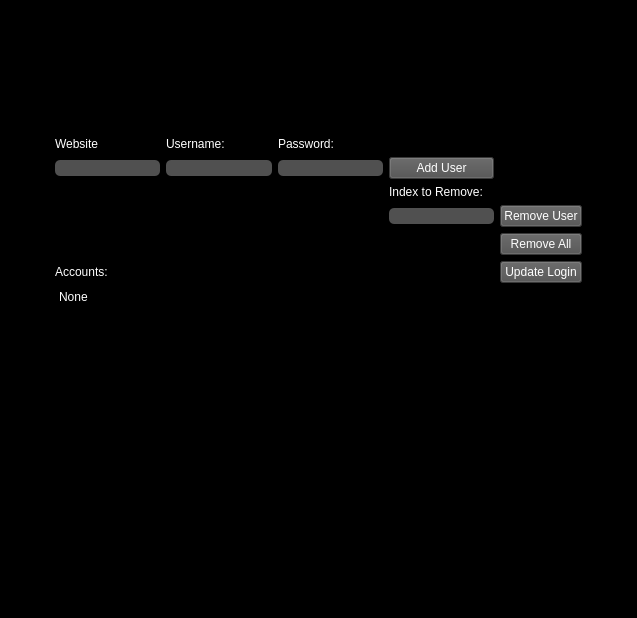
<?xml version="1.0" encoding="UTF-8"?>
<ui version="4.0">
    <class>MainWindow</class>
    <widget class="QMainWindow" name="MainWindow">
        <property name="geometry">
            <rect>
                <x>0</x>
                <y>0</y>
                <width>637</width>
                <height>618</height>
            </rect>
        </property>
        <property name="windowTitle">
            <string>MainWindow</string>
        </property>
        <property name="styleSheet">
            <string notr="true">background-color: rgb(0, 0, 0);
                color: rgb(255, 255, 255);
            </string>
        </property>
        <widget class="QWidget" name="centralwidget">
            <layout class="QGridLayout" name="gridLayout">
                <item row="3" column="4" colspan="2">
                    <widget class="QLabel" name="index_label">
                        <property name="text">
                            <string>Index to Remove:</string>
                        </property>
                    </widget>
                </item>
                <item row="1" column="3">
                    <widget class="QLabel" name="p_label">
                        <property name="text">
                            <string>Password:</string>
                        </property>
                    </widget>
                </item>
                <item row="0" column="0">
                    <spacer name="topSpacer">
                        <property name="orientation">
                            <enum>Qt::Vertical</enum>
                        </property>
                        <property name="sizeHint" stdset="0">
                            <size>
                                <width>20</width>
                                <height>40</height>
                            </size>
                        </property>
                    </spacer>
                </item>
                <item row="7" column="1" colspan="3">
                    <widget class="QListWidget" name="listWidget">
                        <property name="styleSheet">
                            <string notr="true"/>
                        </property>
                        <property name="movement">
                            <enum>QListView::Static</enum>
                        </property>
                        <property name="resizeMode">
                            <enum>QListView::Adjust</enum>
                        </property>
                        <item>
                            <property name="text">
                                <string>None</string>
                            </property>
                        </item>
                    </widget>
                </item>
                <item row="2" column="2">
                    <widget class="QLineEdit" name="usernames">
                        <property name="styleSheet">
                            <string notr="true">color: rgb(255, 255, 255);
                                gridline-color: rgb(0, 0, 0);
                                background-color: rgb(80, 80, 80);
                                border-radius: 5px;
                            </string>
                        </property>
                    </widget>
                </item>
                <item row="1" column="7" rowspan="7">
                    <spacer name="rightSpacer">
                        <property name="orientation">
                            <enum>Qt::Horizontal</enum>
                        </property>
                        <property name="sizeHint" stdset="0">
                            <size>
                                <width>40</width>
                                <height>20</height>
                            </size>
                        </property>
                    </spacer>
                </item>
                <item row="4" column="4" colspan="2">
                    <widget class="QLineEdit" name="index_input">
                        <property name="styleSheet">
                            <string notr="true">color: rgb(255, 255, 255);
                                gridline-color: rgb(0, 0, 0);
                                background-color: rgb(80, 80, 80);
                                border-radius: 5px;
                            </string>
                        </property>
                    </widget>
                </item>
                <item row="1" column="1">
                    <widget class="QLabel" name="web_label">
                        <property name="text">
                            <string>Website</string>
                        </property>
                    </widget>
                </item>
                <item row="1" column="0" rowspan="7">
                    <spacer name="leftSpacer">
                        <property name="orientation">
                            <enum>Qt::Horizontal</enum>
                        </property>
                        <property name="sizeHint" stdset="0">
                            <size>
                                <width>40</width>
                                <height>20</height>
                            </size>
                        </property>
                    </spacer>
                </item>
                <item row="6" column="6">
                    <widget class="QPushButton" name="update_login">
                        <property name="styleSheet">
                            <string notr="true">color: rgb(255, 255, 255);
                                background-color: rgb(79, 79, 79);
                            </string>
                        </property>
                        <property name="text">
                            <string>Update Login</string>
                        </property>
                    </widget>
                </item>
                <item row="5" column="6">
                    <widget class="QPushButton" name="remove_all_button">
                        <property name="styleSheet">
                            <string notr="true">color: rgb(255, 255, 255);
                                background-color: rgb(79, 79, 79);
                            </string>
                        </property>
                        <property name="text">
                            <string>Remove All</string>
                        </property>
                    </widget>
                </item>
                <item row="2" column="4" colspan="2">
                    <widget class="QPushButton" name="add_button">
                        <property name="styleSheet">
                            <string notr="true">color: rgb(255, 255, 255);
                                background-color: rgb(79, 79, 79);
                            </string>
                        </property>
                        <property name="text">
                            <string>Add User</string>
                        </property>
                    </widget>
                </item>
                <item row="6" column="1">
                    <widget class="QLabel" name="acc_label">
                        <property name="text">
                            <string>Accounts:</string>
                        </property>
                    </widget>
                </item>
                <item row="4" column="6">
                    <widget class="QPushButton" name="remove_user">
                        <property name="styleSheet">
                            <string notr="true">color: rgb(255, 255, 255);
                                background-color: rgb(79, 79, 79);
                            </string>
                        </property>
                        <property name="text">
                            <string>Remove User</string>
                        </property>
                    </widget>
                </item>
                <item row="2" column="1">
                    <widget class="QLineEdit" name="website_input">
                        <property name="styleSheet">
                            <string notr="true">color: rgb(255, 255, 255);
                                gridline-color: rgb(0, 0, 0);
                                background-color: rgb(80, 80, 80);
                                border-radius: 5px;
                            </string>
                        </property>
                    </widget>
                </item>
                <item row="2" column="3">
                    <widget class="QLineEdit" name="passwords">
                        <property name="styleSheet">
                            <string notr="true">color: rgb(255, 255, 255);
                                gridline-color: rgb(0, 0, 0);
                                background-color: rgb(80, 80, 80);
                                border-radius: 5px;
                            </string>
                        </property>
                        <property name="echoMode">
                            <enum>QLineEdit::Password</enum>
                        </property>
                    </widget>
                </item>
                <item row="1" column="2">
                    <widget class="QLabel" name="u_label">
                        <property name="text">
                            <string>Username:</string>
                        </property>
                    </widget>
                </item>
                <item row="8" column="0" colspan="8">
                    <spacer name="bottomSpacer">
                        <property name="orientation">
                            <enum>Qt::Vertical</enum>
                        </property>
                        <property name="sizeHint" stdset="0">
                            <size>
                                <width>20</width>
                                <height>40</height>
                            </size>
                        </property>
                    </spacer>
                </item>
            </layout>
        </widget>
    </widget>
    <resources/>
    <connections/>
</ui>
